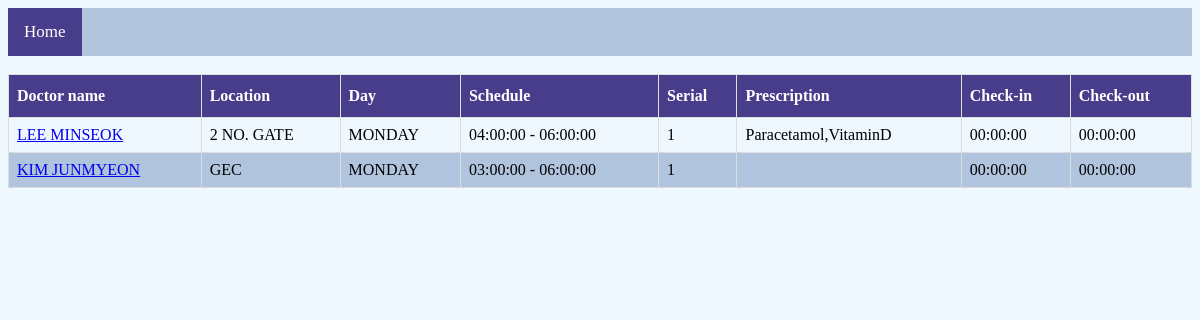
The page /phpcode/appointmentdoctor.php?u_id=7 on the database its author committed.
### tables this page shows
CREATE TABLE `userappointment` (
  `D_ID` int(11) NOT NULL,
  `U_ID` int(11) NOT NULL,
  `S_ID` int(11) NOT NULL,
  `CHECK_IN` time NOT NULL,
  `CHECK_OUT` time NOT NULL,
  `SERIAL` int(11) NOT NULL,
  `PRESCRIPTION` text DEFAULT NULL
);

CREATE TABLE `schedule` (
  `S_ID` int(11) NOT NULL,
  `D_ID` int(11) NOT NULL,
  `DAY` varchar(10) NOT NULL,
  `START` time NOT NULL,
  `END` time NOT NULL,
  `LOCATION` text NOT NULL,
  `MAX_P` int(11) NOT NULL,
  `date` date NOT NULL
);

### phpcode/appointmentdoctor.php (the view, shortened to what this page needs)
<?php
	include('database.php');
	$u_id = $_GET['u_id'];
?>
<!DOCTYPE html>
<html>
<head>
	<link rel="stylesheet" href="CSS/appointmentdoctor.css" type="text/css">
</head>
<body>
<div class="topnav"> <a class="active" href="index.php">Home</a> </div><br>
	<?php
		$query= 'SELECT userappointment.*,concat (FIRST_NAME," ",LAST_NAME) AS DOCTOR, concat(START," - ",END) AS SCHEDULE,schedule.*
				FROM userappointment
				INNER JOIN user ON userappointment.D_ID = user.U_ID
				INNER JOIN schedule ON userappointment.S_ID = schedule.S_ID
				WHERE userappointment.U_ID='.$u_id.';';
		$result = mysqli_query($conn, $query);
		echo '<table id="customers">'.'<tr>'.
				'<th>Doctor name</th>'.
				'<th>Location</th>'.
				'<th>Day</th>'.
				'<th>Schedule</th>'.
				'<th>Serial</th>'.
				'<th>Prescription</th>'.
				'<th>Check-in</th>'.
				'<th>Check-out</th>'.
				'</tr>';
		while($row = mysqli_fetch_assoc($result)){
			echo '<tr><td><a href = "userpage.php?id='.$row['D_ID'].'">'.$row["DOCTOR"].'</a></td><td>'.$row["LOCATION"].'</td><td>'.$row["DAY"].'</td><td>'.$row["SCHEDULE"].'</td>';
			echo '<td>'.$row["SERIAL"].'</td><td>'.$row["PRESCRIPTION"].'</td><td>'.$row["CHECK_IN"].'</td><td>'.$row["CHECK_OUT"].'</td></tr>';
		}
		echo '</table>';
	?>
</body>
</html>

### phpcode/CSS/appointmentdoctor.css (style rules this page uses)
body { font-family:"Garamond"; background-color: #F0F8FF; }
#customers { font-family:"Garamond"; font-family: "Trebuchet MS", Arial, Helvetica, sans-serif; border-collapse: collapse; width: 100%; }
#customers td, #customers th { font-family:"Garamond"; border: 1px solid #ddd; padding: 8px; }
#customers tr:nth-child(even) { font-family:"Garamond";background-color: #F0F8FF; }
#customers tr:nth-child(odd) { font-family:"Garamond";background-color: #B0C4DE; }
#customers th { font-family:"Garamond"; padding-top: 12px; padding-bottom: 12px; text-align: left; background-color: #483D8B; color: white; }
.topnav { font-family:"Garamond"; overflow: hidden; background-color: #B0C4DE; }
.topnav a { font-family:"Garamond"; float: left; display: block; color: white; text-align: center; padding: 14px 16px; text-decoration: none; font-size: 17px; }
.topnav a.active { font-family:"Garamond"; background-color: #483D8B; color: white; }

### rows shown on the page
userappointment: DOCTOR "LEE MINSEOK", S_ID.LOCATION "2 NO. GATE", S_ID.DAY "MONDAY", SCHEDULE "04:00:00 - 06:00:00", SERIAL "1", PRESCRIPTION "Paracetamol,VitaminD", CHECK_IN "00:00:00", CHECK_OUT "00:00:00"
userappointment: DOCTOR "KIM JUNMYEON", S_ID.LOCATION "GEC", S_ID.DAY "MONDAY", SCHEDULE "03:00:00 - 06:00:00", SERIAL "1", CHECK_IN "00:00:00", CHECK_OUT "00:00:00"
